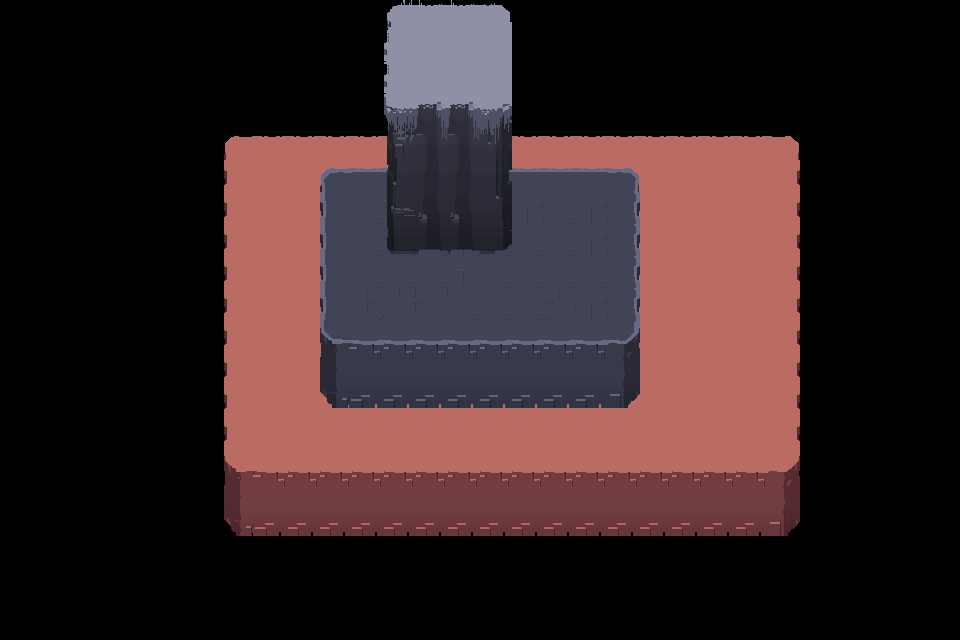

A level layout from a 2D game, rendered from its tile map. Below: a short description, then the map file with tile-grid data replaced by summaries:
An orthogonal 30x20 tile map with 32x32 px tiles, 3 tile layers (Tile Layer 3, Tile Layer 2, Tile Layer 1).

<map version="1.10" tiledversion="1.11.0" orientation="orthogonal" renderorder="right-down" width="30" height="20" tilewidth="32" tileheight="32" infinite="0" nextlayerid="4" nextobjectid="1">
 <editorsettings>
  <export target="test..tmx" format="tmx" />
 </editorsettings>
 <tileset firstgid="1" source="../tileset/test.tsx" />
 <layer id="3" name="Tile Layer 3" width="30" height="20">
  <data>[600 cells, 234 non-empty, 15 distinct tile ids]</data>
 </layer>
 <layer id="2" name="Tile Layer 2" width="30" height="20">
  <data>[600 cells, 80 non-empty, 21 distinct tile ids]</data>
 </layer>
 <layer id="1" name="Tile Layer 1" width="30" height="20">
  <data>[600 cells, 32 non-empty, 21 distinct tile ids]</data>
 </layer>
</map>